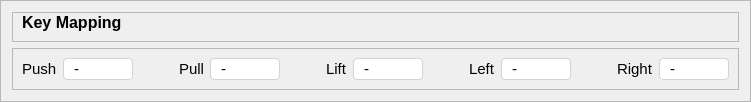
                 <widget class="QFrame" name="frame_6">
                  <property name="styleSheet">
                   <string notr="true">QComboBox{
	border:1px solid #ced4da;
	border-radius: 4px;
	padding-left:10px;
}

QComboBox::drop-down{
	border:0px;
}
QComboBox::down-arrow{
	image:url(:/icons/icons/arrow-down.svg);
	width:12px;
	height:12px;
	margin-right:15px;
}

QComboBox:on{
	border:4px solid #c2dbfe;
}

QComboBox QListView{
	font-size: 12px;
	border:1px solid rgba(0,0,0,10%);
	padding:5px;
	background-color:rgb(49, 49, 49);
	outline:0px;
}
QComboBox QListView:item{	
	padding-left:10px;
	background-color:rgb(49, 49, 49);
}

QComboBox QListView:item:hover{	
	background-color:#1e90ff;
}

QComboBox QListView:item:selected{	
	background-color:#1e90ff;
}</string>
                  </property>
                  <property name="frameShape">
                   <enum>QFrame::StyledPanel</enum>
                  </property>
                  <property name="frameShadow">
                   <enum>QFrame::Raised</enum>
                  </property>
                  <layout class="QVBoxLayout" name="verticalLayout_9">
                   <item alignment="Qt::AlignTop">
                    <widget class="QFrame" name="frame_10">
                     <property name="frameShape">
                      <enum>QFrame::StyledPanel</enum>
                     </property>
                     <property name="frameShadow">
                      <enum>QFrame::Raised</enum>
                     </property>
                     <layout class="QVBoxLayout" name="verticalLayout_12">
                      <property name="topMargin">
                       <number>0</number>
                      </property>
                      <item>
                       <widget class="QLabel" name="label_8">
                        <property name="font">
                         <font>
                          <pointsize>12</pointsize>
                          <weight>75</weight>
                          <bold>true</bold>
                         </font>
                        </property>
                        <property name="text">
                         <string>Key Mapping</string>
                        </property>
                       </widget>
                      </item>
                     </layout>
                    </widget>
                   </item>
                   <item>
                    <widget class="QFrame" name="frame_9">
                     <property name="frameShape">
                      <enum>QFrame::StyledPanel</enum>
                     </property>
                     <property name="frameShadow">
                      <enum>QFrame::Raised</enum>
                     </property>
                     <layout class="QHBoxLayout" name="horizontalLayout_3">
                      <item>
                       <widget class="QLabel" name="label_11">
                        <property name="font">
                         <font>
                          <pointsize>11</pointsize>
                         </font>
                        </property>
                        <property name="text">
                         <string>Push</string>
                        </property>
                       </widget>
                      </item>
                      <item>
                       <widget class="QComboBox" name="keyMapPushCombo">
                        <property name="minimumSize">
                         <size>
                          <width>70</width>
                          <height>0</height>
                         </size>
                        </property>
                        <property name="font">
                         <font>
                          <pointsize>11</pointsize>
                         </font>
                        </property>
                        <property name="styleSheet">
                         <string notr="true">#comboBox{
	border:1px solid #ced4da;
	border-radius: 4px;
	padding-left:10px;
}

#comboBox::drop-down{
	border:0px;
}

#comboBox::down-arrow{
	image:url(:/icons/icons/arrow-down.svg);
	width:12px;
	height:12px;
	margin-right:15px;
}

#comboBox:on{
	border:4px solid #c2dbfe;
}

#comboBox QListView{
	font-size: 12px;
	border:1px solid rgba(0,0,0,10%);
	padding:5px;
	background-color:rgb(49, 49, 49);
	outline:0px;
}
#comboBox QListView:item{	
	padding-left:10px;
	background-color:rgb(49, 49, 49);
}

#comboBox QListView:item:hover{	
	background-color:#1e90ff;
}

#comboBox QListView:item:selected{	
	background-color:#1e90ff;
}</string>
                        </property>
                        <property name="currentText">
                         <string>-</string>
                        </property>
                        <item>
                         <property name="text">
                          <string>-</string>
                         </property>
                        </item>
                        <item>
                         <property name="text">
                          <string>w</string>
                         </property>
                        </item>
                        <item>
                         <property name="text">
                          <string>a</string>
                         </property>
                        </item>
                        <item>
                         <property name="text">
                          <string>s</string>
                         </property>
                        </item>
                        <item>
                         <property name="text">
                          <string>d</string>
                         </property>
                        </item>
                        <item>
                         <property name="text">
                          <string>up</string>
                         </property>
                        </item>
                        <item>
                         <property name="text">
                          <string>down</string>
                         </property>
                        </item>
                        <item>
                         <property name="text">
                          <string>left</string>
                         </property>
                        </item>
                        <item>
                         <property name="text">
                          <string>right</string>
                         </property>
                        </item>
                        <item>
                         <property name="text">
                          <string>enter</string>
                         </property>
                        </item>
                        <item>
                         <property name="text">
                          <string>space</string>
                         </property>
                        </item>
                        <item>
                         <property name="text">
                          <string>Lclick</string>
                         </property>
                        </item>
                        <item>
                         <property name="text">
                          <string>1</string>
                         </property>
                        </item>
                        <item>
                         <property name="text">
                          <string>2</string>
                         </property>
                        </item>
                        <item>
                         <property name="text">
                          <string>3</string>
                         </property>
                        </item>
                        <item>
                         <property name="text">
                          <string>4</string>
                         </property>
                        </item>
                        <item>
                         <property name="text">
                          <string>5</string>
                         </property>
                        </item>
                        <item>
                         <property name="text">
                          <string>q</string>
                         </property>
                        </item>
                        <item>
                         <property name="text">
                          <string>e</string>
                         </property>
                        </item>
                        <item>
                         <property name="text">
                          <string>f</string>
                         </property>
                        </item>
                        <item>
                         <property name="text">
                          <string>g</string>
                         </property>
                        </item>
                        <item>
                         <property name="text">
                          <string>h</string>
                         </property>
                        </item>
                       </widget>
                      </item>
                      <item>
                       <spacer name="horizontalSpacer">
                        <property name="orientation">
                         <enum>Qt::Horizontal</enum>
                        </property>
                        <property name="sizeType">
                         <enum>QSizePolicy::Expanding</enum>
                        </property>
                        <property name="sizeHint" stdset="0">
                         <size>
                          <width>40</width>
                          <height>20</height>
                         </size>
                        </property>
                       </spacer>
                      </item>
                      <item>
                       <widget class="QLabel" name="label_12">
                        <property name="font">
                         <font>
                          <pointsize>11</pointsize>
                         </font>
                        </property>
                        <property name="text">
                         <string>Pull</string>
                        </property>
                       </widget>
                      </item>
                      <item>
                       <widget class="QComboBox" name="keyMapPullCombo">
                        <property name="minimumSize">
                         <size>
                          <width>70</width>
                          <height>0</height>
                         </size>
                        </property>
                        <property name="font">
                         <font>
                          <pointsize>11</pointsize>
                         </font>
                        </property>
                        <property name="styleSheet">
                         <string notr="true"/>
                        </property>
                        <item>
                         <property name="text">
                          <string>-</string>
                         </property>
                        </item>
                        <item>
                         <property name="text">
                          <string>w</string>
                         </property>
                        </item>
                        <item>
                         <property name="text">
                          <string>a</string>
                         </property>
                        </item>
                        <item>
                         <property name="text">
                          <string>s</string>
                         </property>
                        </item>
                        <item>
                         <property name="text">
                          <string>d</string>
                         </property>
                        </item>
                        <item>
                         <property name="text">
                          <string>up</string>
                         </property>
                        </item>
                        <item>
                         <property name="text">
                          <string>down</string>
                         </property>
                        </item>
                        <item>
                         <property name="text">
                          <string>left</string>
                         </property>
                        </item>
                        <item>
                         <property name="text">
                          <string>right</string>
                         </property>
                        </item>
                        <item>
                         <property name="text">
                          <string>enter</string>
                         </property>
                        </item>
                        <item>
                         <property name="text">
                          <string>space</string>
                         </property>
                        </item>
                        <item>
                         <property name="text">
                          <string>Lclick</string>
                         </property>
                        </item>
                        <item>
                         <property name="text">
                          <string>1</string>
                         </property>
                        </item>
                        <item>
                         <property name="text">
                          <string>2</string>
                         </property>
                        </item>
                        <item>
                         <property name="text">
                          <string>3</string>
                         </property>
                        </item>
                        <item>
                         <property name="text">
                          <string>4</string>
                         </property>
                        </item>
                        <item>
                         <property name="text">
                          <string>5</string>
                         </property>
                        </item>
                        <item>
                         <property name="text">
                          <string>q</string>
                         </property>
                        </item>
                        <item>
                         <property name="text">
                          <string>e</string>
                         </property>
                        </item>
                        <item>
                         <property name="text">
                          <string>f</string>
                         </property>
                        </item>
                        <item>
                         <property name="text">
                          <string>g</string>
                         </property>
                        </item>
                        <item>
                         <property name="text">
                          <string>h</string>
                         </property>
                        </item>
                       </widget>
                      </item>
                      <item>
                       <spacer name="horizontalSpacer_2">
                        <property name="orientation">
                         <enum>Qt::Horizontal</enum>
                        </property>
                        <property name="sizeHint" stdset="0">
                         <size>
                          <width>40</width>
                          <height>20</height>
                         </size>
                        </property>
                       </spacer>
                      </item>
                      <item>
                       <widget class="QLabel" name="label_13">
                        <property name="font">
                         <font>
                          <pointsize>11</pointsize>
                         </font>
                        </property>
                        <property name="text">
                         <string>Lift</string>
                        </property>
                       </widget>
                      </item>
                      <item>
                       <widget class="QComboBox" name="keyMapLiftCombo">
                        <property name="minimumSize">
                         <size>
                          <width>70</width>
                          <height>0</height>
                         </size>
                        </property>
                        <property name="font">
                         <font>
                          <pointsize>11</pointsize>
                         </font>
                        </property>
                        <property name="styleSheet">
                         <string notr="true">#comboBox{
	border:1px solid #ced4da;
	border-radius: 4px;
	padding-left:10px;
}

#comboBox::drop-down{
	border:0px;
}

#comboBox::down-arrow{
	image:url(:/icons/icons/arrow-down.svg);
	width:12px;
	height:12px;
	margin-right:15px;
}

#comboBox:on{
	border:4px solid #c2dbfe;
}

#comboBox QListView{
	font-size: 12px;
	border:1px solid rgba(0,0,0,10%);
	padding:5px;
	background-color:rgb(49, 49, 49);
	outline:0px;
}
#comboBox QListView:item{	
	padding-left:10px;
	background-color:rgb(49, 49, 49);
}

#comboBox QListView:item:hover{	
	background-color:#1e90ff;
}

#comboBox QListView:item:selected{	
	background-color:#1e90ff;
}</string>
                        </property>
                        <item>
                         <property name="text">
                          <string>-</string>
                         </property>
                        </item>
                        <item>
                         <property name="text">
                          <string>w</string>
                         </property>
                        </item>
                        <item>
                         <property name="text">
                          <string>a</string>
                         </property>
                        </item>
                        <item>
                         <property name="text">
                          <string>s</string>
                         </property>
                        </item>
                        <item>
                         <property name="text">
                          <string>d</string>
                         </property>
                        </item>
                        <item>
                         <property name="text">
                          <string>up</string>
                         </property>
                        </item>
                        <item>
                         <property name="text">
                          <string>down</string>
                         </property>
                        </item>
                        <item>
                         <property name="text">
                          <string>left</string>
                         </property>
                        </item>
                        <item>
                         <property name="text">
                          <string>right</string>
                         </property>
                        </item>
                        <item>
                         <property name="text">
                          <string>enter</string>
                         </property>
                        </item>
                        <item>
                         <property name="text">
                          <string>space</string>
                         </property>
                        </item>
                        <item>
                         <property name="text">
                          <string>Lclick</string>
                         </property>
                        </item>
                        <item>
                         <property name="text">
                          <string>1</string>
                         </property>
                        </item>
                        <item>
                         <property name="text">
                          <string>2</string>
                         </property>
                        </item>
                        <item>
                         <property name="text">
                          <string>3</string>
                         </property>
                        </item>
                        <item>
                         <property name="text">
                          <string>4</string>
                         </property>
                        </item>
                        <item>
                         <property name="text">
                          <string>5</string>
                         </property>
                        </item>
                        <item>
                         <property name="text">
                          <string>q</string>
                         </property>
                        </item>
                        <item>
                         <property name="text">
                          <string>e</string>
                         </property>
                        </item>
                        <item>
                         <property name="text">
                          <string>f</string>
                         </property>
                        </item>
                        <item>
                         <property name="text">
                          <string>g</string>
                         </property>
                        </item>
                        <item>
                         <property name="text">
                          <string>h</string>
                         </property>
                        </item>
                       </widget>
                      </item>
                      <item>
                       <spacer name="horizontalSpacer_3">
                        <property name="orientation">
                         <enum>Qt::Horizontal</enum>
                        </property>
                        <property name="sizeHint" stdset="0">
                         <size>
                          <width>40</width>
                          <height>20</height>
                         </size>
                        </property>
                       </spacer>
                      </item>
                      <item>
                       <widget class="QLabel" name="label_14">
                        <property name="font">
                         <font>
                          <pointsize>11</pointsize>
                         </font>
                        </property>
                        <property name="text">
                         <string>Left</string>
                        </property>
                       </widget>
                      </item>
                      <item>
                       <widget class="QComboBox" name="keyMapLeftCombo">
                        <property name="minimumSize">
                         <size>
                          <width>70</width>
                          <height>0</height>
                         </size>
                        </property>
                        <property name="font">
                         <font>
                          <pointsize>11</pointsize>
                         </font>
                        </property>
                        <item>
                         <property name="text">
                          <string>-</string>
                         </property>
                        </item>
                        <item>
                         <property name="text">
                          <string>w</string>
                         </property>
                        </item>
                        <item>
                         <property name="text">
                          <string>a</string>
                         </property>
                        </item>
                        <item>
                         <property name="text">
                          <string>s</string>
                         </property>
                        </item>
                        <item>
                         <property name="text">
                          <string>d</string>
                         </property>
                        </item>
                        <item>
                         <property name="text">
                          <string>up</string>
                         </property>
                        </item>
                        <item>
                         <property name="text">
                          <string>down</string>
                         </property>
                        </item>
                        <item>
                         <property name="text">
                          <string>left</string>
                         </property>
                        </item>
                        <item>
                         <property name="text">
                          <string>right</string>
                         </property>
                        </item>
                        <item>
                         <property name="text">
                          <string>enter</string>
                         </property>
                        </item>
                        <item>
                         <property name="text">
                          <string>space</string>
                         </property>
                        </item>
                        <item>
                         <property name="text">
                          <string>Lclick</string>
                         </property>
                        </item>
                        <item>
                         <property name="text">
                          <string>1</string>
                         </property>
                        </item>
                        <item>
                         <property name="text">
                          <string>2</string>
                         </property>
                        </item>
                        <item>
                         <property name="text">
                          <string>3</string>
                         </property>
                        </item>
                        <item>
                         <property name="text">
                          <string>4</string>
                         </property>
                        </item>
                        <item>
                         <property name="text">
                          <string>5</string>
                         </property>
                        </item>
                        <item>
                         <property name="text">
                          <string>q</string>
                         </property>
                        </item>
                        <item>
                         <property name="text">
                          <string>e</string>
                         </property>
                        </item>
                        <item>
                         <property name="text">
                          <string>f</string>
                         </property>
                        </item>
                        <item>
                         <property name="text">
                          <string>g</string>
                         </property>
                        </item>
                        <item>
                         <property name="text">
                          <string>h</string>
                         </property>
                        </item>
                       </widget>
                      </item>
                      <item>
                       <spacer name="horizontalSpacer_4">
                        <property name="orientation">
                         <enum>Qt::Horizontal</enum>
                        </property>
                        <property name="sizeHint" stdset="0">
                         <size>
                          <width>40</width>
                          <height>20</height>
                         </size>
                        </property>
                       </spacer>
                      </item>
                      <item>
                       <widget class="QLabel" name="label_15">
                        <property name="font">
                         <font>
                          <pointsize>11</pointsize>
                         </font>
                        </property>
                        <property name="text">
                         <string>Right</string>
                        </property>
                       </widget>
                      </item>
                      <item>
                       <widget class="QComboBox" name="keyMapRightCombo">
                        <property name="minimumSize">
                         <size>
                          <width>70</width>
                          <height>0</height>
                         </size>
                        </property>
                        <property name="font">
                         <font>
                          <pointsize>11</pointsize>
                         </font>
                        </property>
                        <item>
                         <property name="text">
                          <string>-</string>
                         </property>
                        </item>
                        <item>
                         <property name="text">
                          <string>w</string>
                         </property>
                        </item>
                        <item>
                         <property name="text">
                          <string>a</string>
                         </property>
                        </item>
                        <item>
                         <property name="text">
                          <string>s</string>
                         </property>
                        </item>
                        <item>
                         <property name="text">
                          <string>d</string>
                         </property>
                        </item>
                        <item>
                         <property name="text">
                          <string>up</string>
                         </property>
                        </item>
                        <item>
                         <property name="text">
                          <string>down</string>
                         </property>
                        </item>
                        <item>
                         <property name="text">
                          <string>left</string>
                         </property>
                        </item>
                        <item>
                         <property name="text">
                          <string>right</string>
                         </property>
                        </item>
                        <item>
                         <property name="text">
                          <string>enter</string>
                         </property>
                        </item>
                        <item>
                         <property name="text">
                          <string>space</string>
                         </property>
                        </item>
                        <item>
                         <property name="text">
                          <string>Lclick</string>
                         </property>
                        </item>
                        <item>
                         <property name="text">
                          <string>1</string>
                         </property>
                        </item>
                        <item>
                         <property name="text">
                          <string>2</string>
                         </property>
                        </item>
                        <item>
                         <property name="text">
                          <string>3</string>
                         </property>
                        </item>
                        <item>
                         <property name="text">
                          <string>4</string>
                         </property>
                        </item>
                        <item>
                         <property name="text">
                          <string>5</string>
                         </property>
                        </item>
                        <item>
                         <property name="text">
                          <string>q</string>
                         </property>
                        </item>
                        <item>
                         <property name="text">
                          <string>e</string>
                         </property>
                        </item>
                        <item>
                         <property name="text">
                          <string>f</string>
                         </property>
                        </item>
                        <item>
                         <property name="text">
                          <string>g</string>
                         </property>
                        </item>
                        <item>
                         <property name="text">
                          <string>h</string>
                         </property>
                        </item>
                       </widget>
                      </item>
                     </layout>
                    </widget>
                   </item>
                  </layout>
                 </widget>
